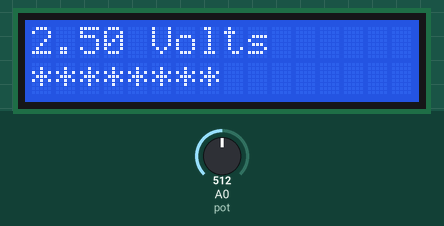
This sketch was run on a simulated Arduino Uno, built with avr-gcc and run on an emulated ATmega328P. Shown: 16×2 character LCD. The inputs (shaded band) are chosen by the test bench; at power-on: A0 (pot) = 512.

Above: at 1.2 s.
1.3 s: A0 (pot) set to 716
At 1.8 s:
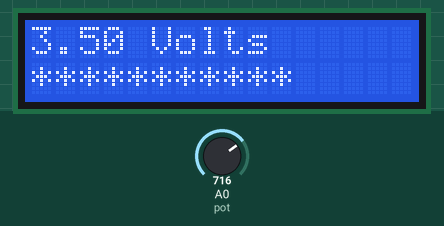
2.8 s: A0 (pot) set to 900
At 4.0 s:
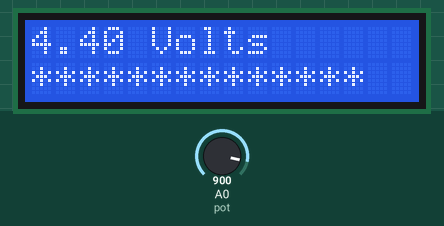
4.3 s: A0 (pot) set to 1023
At 5.2 s:
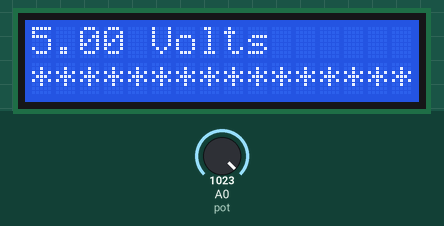
5.8 s: A0 (pot) set to 511
At 6.4 s:
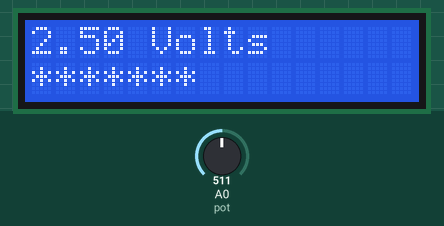
7.3 s: A0 (pot) set to 306
At 8.5 s:
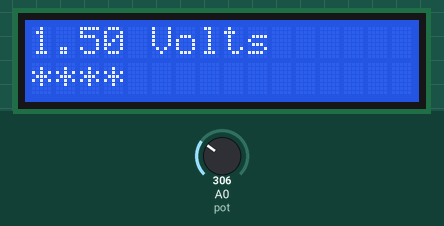
8.8 s: A0 (pot) set to 122
At 9.9 s:
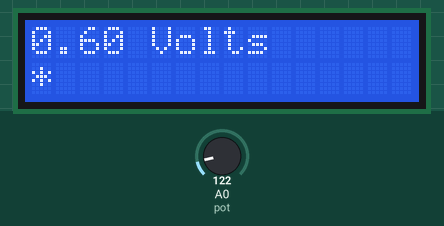
Timing chart, 0 to 11.3 s (numbered marks = the images above; inputs shaded):
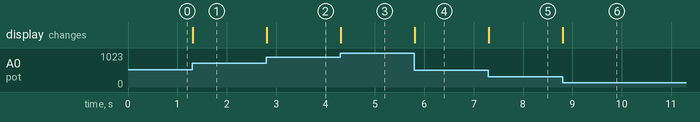

Measured:
- after the input at 1.3 s, the display: changes at once (image 1)
- after the input at 2.8 s, the display: changes at once (image 2)
- after the input at 4.3 s, the display: changes at once (image 3)
- after the input at 5.8 s, the display: changes at once (image 4)
- after the input at 7.3 s, the display: changes at once (image 5)
- after the input at 8.8 s, the display: changes at once (image 6)

The sketch:

Volt_Pot_Percentage.ino
```cpp
#include <LiquidCrystal.h>
const int rs = 12, en = 11, d4 = 5, d5 = 4, d6 = 3, d7 = 2;
LiquidCrystal lcd(rs, en, d4, d5, d6, d7);
const int pot=A0;
int x;


void setup() {
  // put your setup code here, to run once:
lcd.begin(16, 2);
}

void loop() {
  // put your main code here, to run repeatedly:
float value=analogRead(pot);
value=value*5.0/1023;
lcd.setCursor(0,0);
lcd.print(value);
lcd.print(" Volts");

lcd.setCursor(0,1);
x = 16.0/5.0*value;
for(int i = 0;i<17; i ++){
  if (i<x)
  lcd.print("*");
  else
  lcd.print(" ");}


}
```
